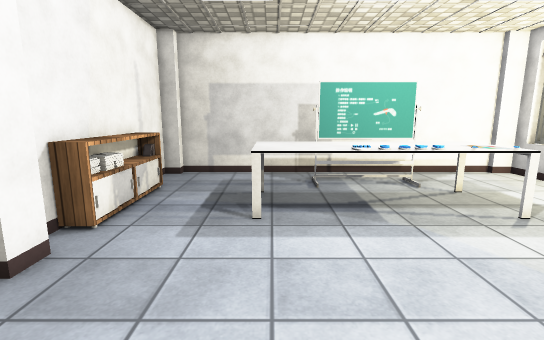
View 1 (above)

13 first-person views from a walk through a 3-D level made in the Unity game engine. The camera is 1.5 m above the floor, tilts 10° down and sees 85° across. The floor is counted in squares, 0.5 m on a side. Each view is taken from the middle of a square. On the plan, view 1 faces up. The plan holds only what a view shows up to about 20 squares ahead; the rest is blank. The place goes on beyond the plan. The player is left out. Door leaves are left out, so doorways stand open. Some surface patterns are stand-ins.

View 2
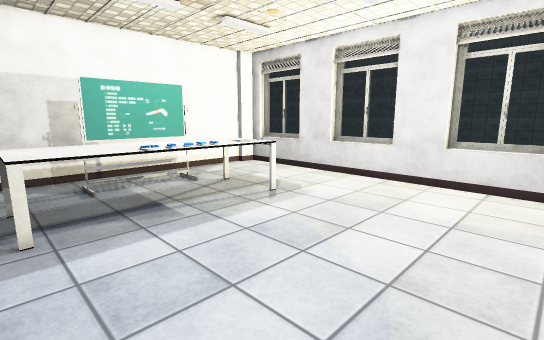

View 3
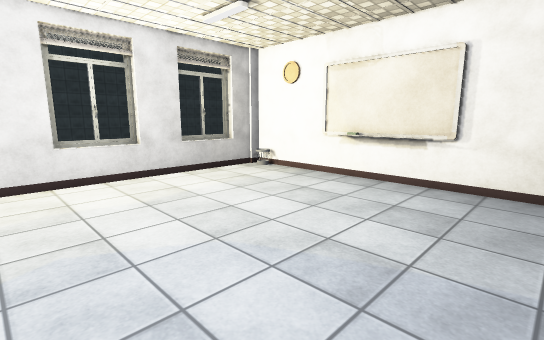

View 4
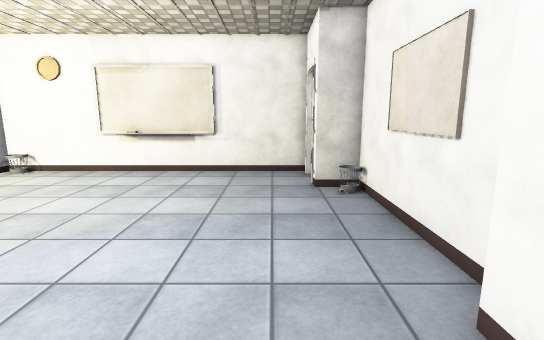

View 5
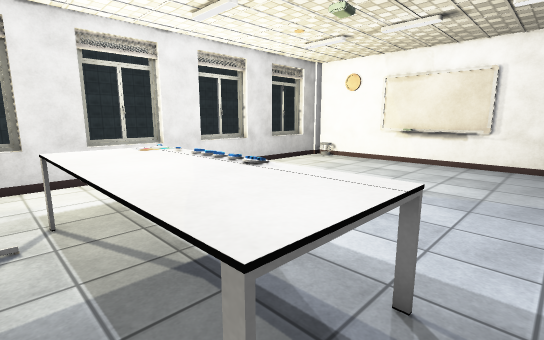

View 6
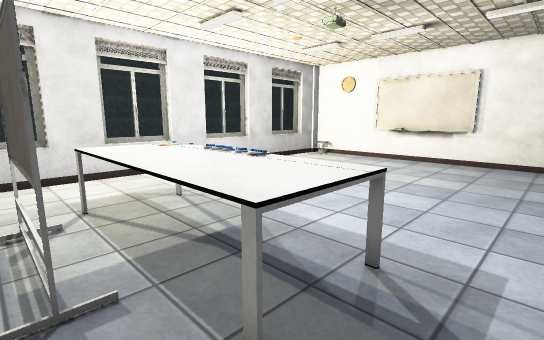

View 7
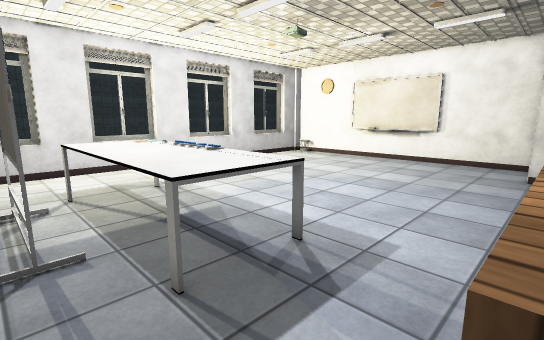

View 8
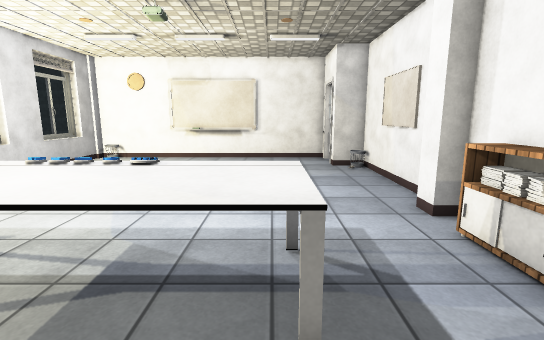

View 9
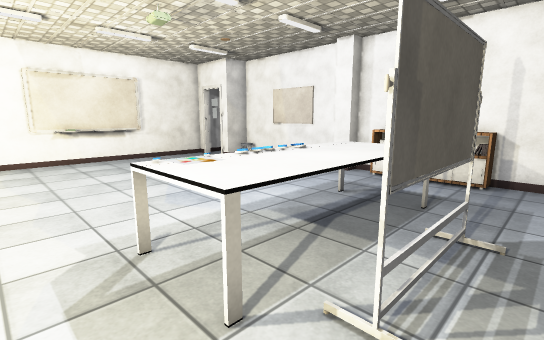

View 10
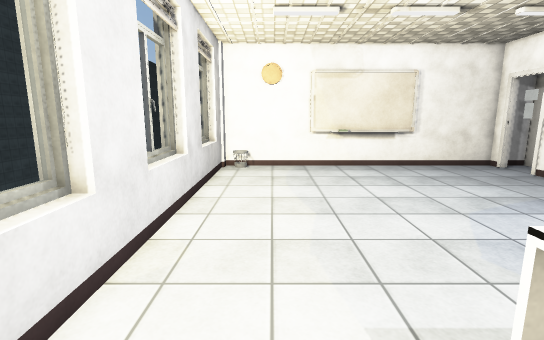

View 11
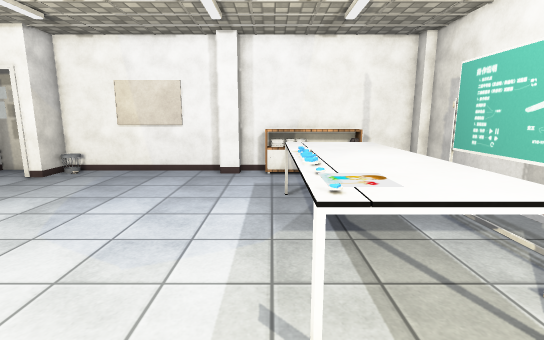

View 12
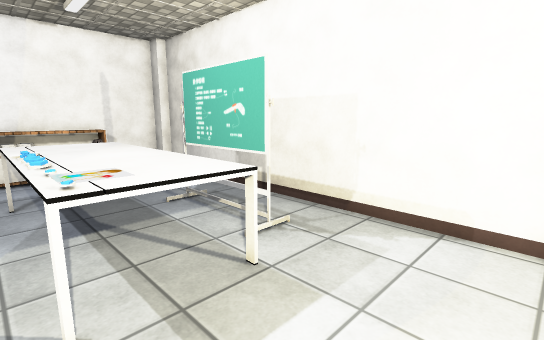

View 13
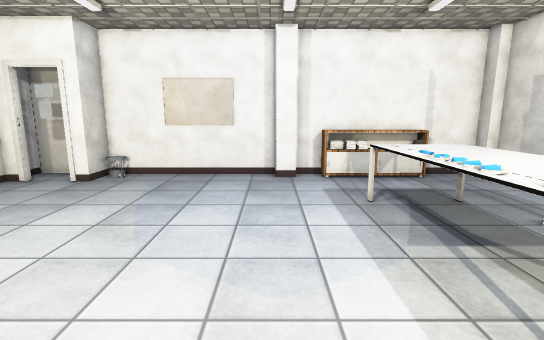

### Floor plan
Key: @ floor where view 1 was taken; # wall or solid block; x gap in a wall; . floor; D open door; = window, fence, low wall or low ledge; S sideboard; T thing the floor can be seen under or through; A table; W whiteboard; O other object.
Columns run from 6 left of view 1 to 14 right of it. Each row starts with its distance up from view 1.
 16 #####################
 15 #..................=#
 14 #..................=#
 13 #S......TTTTTT.....=#
 12 #S...AAAAAAAAAA....=#
 11 #S...AAAAAAAAAA....##
 10 #S...AAAAAAAAAA....##
  9 #S...AAAAAAAAAA....=#
  8 #S.................=#
  7 #..................=#
  6 ##.................##
  5 ##.................##
  4 #..................##
  3 #..................=#
  2 #..................=#
  1 #..................=#
  0 #.....@............##
 -1 #..................#
 -2 #..................##
 -3 #..................=#
 -4 ###................=#
 -5 #.D................=#
 -6 #.D................##
 -7 #.x.....WWWOO......#
 -8 ####################

Positions as (right, up) in squares from view 1, and headings:
1: (0, 0), facing up
2: (-1, 0), facing up-right
3: (-2, 6), facing down-right
4: (-2, 9), facing down
5: (-2, 13), facing down-right
6: (-3, 14), facing down-right
7: (-5, 14), facing down-right
8: (0, 15), facing down
9: (10, 15), facing down-left
10: (10, 11), facing down
11: (11, 8), facing left
12: (12, 8), facing up-left
13: (10, 5), facing left
